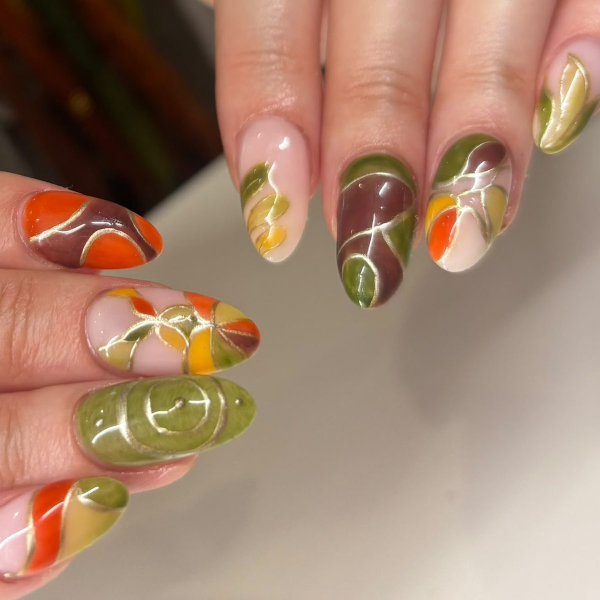
#> input picture photos/autumn-stained-glass-nail-art-almond-nails.jpg, 1200 x 1200 px (shown at 1/2 size)
$ python dedupe.py photos/autumn-stained-glass-nail-art-almond-nails.jpg
#> lines starting #> are read from the running program, lines starting #| are printed output that depends on the picture
#> (reads photos/sources.json from the repository)
"""
Is this photograph already in the gallery?

    python3 dedupe.py ~/new-photos/*.jpg

Maddy sends photographs in batches from her camera roll and does not track
what she has already sent. Four batches in, three of them contained sets
that were already up — one batch was three repeats out of five.

A file hash does not catch this. The re-sends are re-exports: same
photograph, different bytes, different hash. Twice a hash check said "all
new" and only looking at the images side by side caught it. A hash proves
two files are the same; it can never prove they are different.

So this compares what the picture LOOKS like, with a difference hash:
shrink to 9x8 greyscale, record whether each pixel is brighter than the one
to its right, and keep those 64 bits. That describes the image's structure
rather than its bytes, so it survives re-export, re-compression and
resizing — which is what a camera roll and a messaging app do to a photo
on its way here.

WHAT IT COMPARES AGAINST, AND WHY IT MATTERS
The files in photos/ are square CROPS. A candidate arrives as the full
frame. Comparing the two directly does not work — the first version of
this script did exactly that and cheerfully passed a re-send whose source
file was byte-identical to one already up, because the crop had thrown
away half the picture. Cropping changes structure, and structure is the
whole basis of the comparison.

So photos/sources.json records the fingerprint of the ORIGINAL photograph
each crop was made from, and candidates are compared against those:
full frame against full frame, like for like. Add a photograph, add its
source fingerprint — build_site.py will not do it for you, and a missing
entry silently weakens this check rather than breaking it.

Distance is the number of differing bits. Re-exports of the same
photograph land near zero; genuinely different sets sit far higher. The
threshold is deliberately loose — a false "possible repeat" costs ten
seconds of looking, a missed repeat costs a round trip to Maddy, a wasted
crop, and the chance of the same set appearing twice on the live page.
"""

import json
import pathlib
import sys

from PIL import Image, ImageOps

import config as C

ROOT = pathlib.Path(__file__).parent
PHOTOS = ROOT / "photos"
SOURCES = PHOTOS / "sources.json"

# Measured, not guessed. Across the four batches every confirmed re-send
# scored exactly 0 — a re-export changes the bytes but not the picture. The
# closest pair of genuinely DIFFERENT sets scored 13 (work-02 and work-09,
# which share a pale hand on a dark background and nothing else).
#
# 8 sits with eight bits of room above the repeats and five below the
# nearest true pair. An earlier value of 12 left a one-bit margin, which is
# not a margin — it is a coincidence waiting to reject a real photograph.
# Re-run the spread check after adding photos; if a true pair ever drops
# near this, lower it rather than living with the false rejection.
THRESHOLD = 8


def dhash(path, size=8):
    """64-bit difference hash: is each pixel brighter than its right neighbour?"""
#> called with size = 8
    im = ImageOps.exif_transpose(Image.open(path)).convert("L")
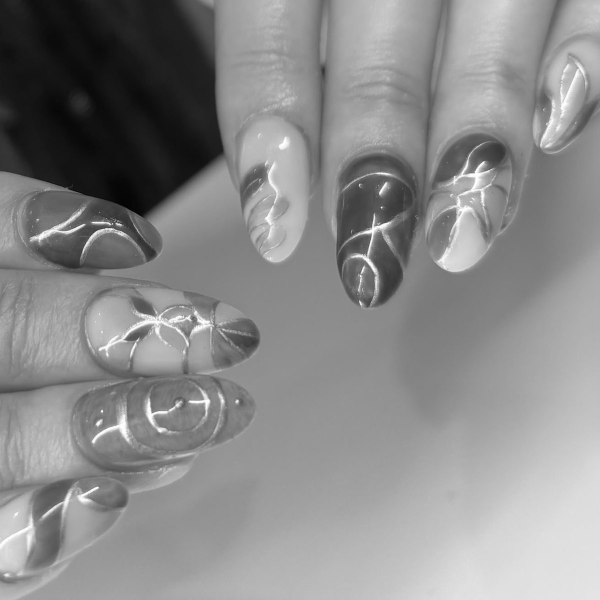
#> im: PIL image 1200x1200 L (shown at 1/2 size); min 0, max 255, mean 137.8
    im = im.resize((size + 1, size), Image.LANCZOS)
    px = list(im.getdata())
#> px = 72 values, max 224 at index 71, min 10 at index 11, mean 137.4
    bits = 0
    for row in range(size):
        for col in range(size):
            a = px[row * (size + 1) + col]
            b = px[row * (size + 1) + col + 1]
            bits = (bits << 1) | (a > b)
#> after the loop, bits = 417860087558996096
    return bits


def distance(a, b):
    return bin(a ^ b).count("1")


def main(paths):
    if not SOURCES.exists():
        print(f"{SOURCES} is missing — nothing to compare against.")
        return 2
    # A null value means the original full frame is not available, so there is
    # nothing honest to compare against. Those files stay out of `known` and
    # fall into `blind` below, which is exactly where they belong: named, and
    # reported as uncovered. Writing a hash of the square crop instead would
    # look right and never match — measured 10-21 bits away from the real
    # originals on the eighteen we do have.
    known = {k: int(v, 16)
             for k, v in json.loads(SOURCES.read_text()).items() if v is not None}

    gallery = [x["file"] for x in C.OUTSTANDING["gallery"]]
    blind = [f for f in gallery if f not in known]

    print(f"{len(paths)} candidate(s) against {len(known)} known originals")
    if blind:
        print(f"no source on file for {', '.join(blind)} — a repeat of those "
              f"will not be caught here, check those by eye")
    print()

    fresh, repeats = [], []
    for raw in paths:
        p = pathlib.Path(raw)
        if not p.exists():
            print(f"  ? {p.name} — not found")
            continue
        h = dhash(p)
#> h = 417860087558996096
        d, name = min((distance(h, k), n) for n, k in known.items())
#> d = 17
        if d <= THRESHOLD:
            print(f"  ✗ {p.name} — already up as {name} (distance {d})")
            repeats.append(p)
        else:
            print(f"  ✓ {p.name} — new (nearest {name}, distance {d})")
#|   ✓ autumn-stained-glass-nail-art-almond-nails.jpg — new (nearest autumn-stained-glass-nail-art-almond-nails.jpg, distance 17)
            fresh.append(p)

    print()
    print(f"{len(fresh)} new, {len(repeats)} already up.")
    for p in fresh:
        print(f"  {p}")
    if blind:
        print("\nRemember the blind spots listed above before trusting a clean run.")
    return 0


if __name__ == "__main__":
    args = [a for a in sys.argv[1:] if not a.startswith("-")]
    if not args:
        print(__doc__)
        sys.exit(2)
    sys.exit(main(args))
#> (the program exits here)
